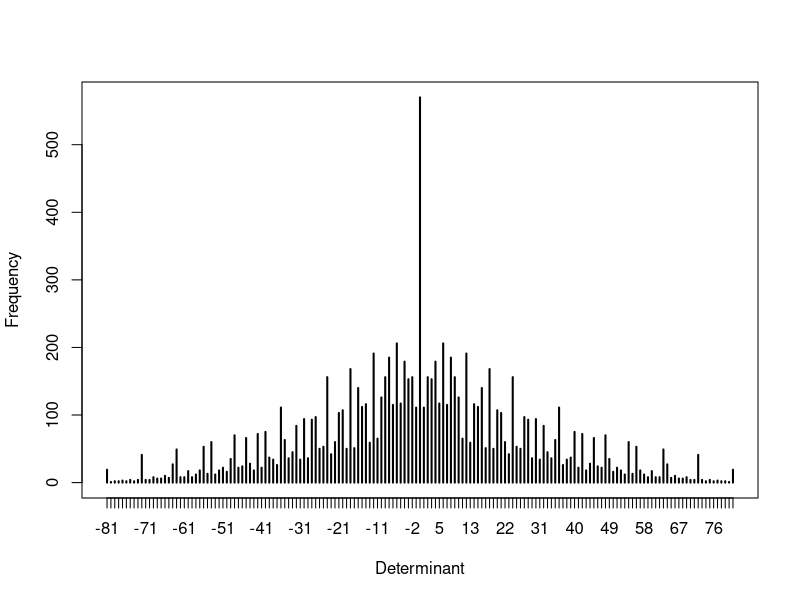

Reproduce this figure in R.
#################################################################
#################################################################
#################### RESUME STRUCTURES IN R #####################
#################################################################
#################################################################

# To make comments

 # Assignment of variables
a <- "Testing environment"
b <- 3+3

# Breaking points on R
# browser()

# Prints on R of multiple variables
print(c(a,b))

# To install packages from CRAN
# install.packages("ggplot2")
# install.packages("ggplot2", repos="http://cran.rstudio.com/")


###################################################
############# Vectors - Brief Summary #############
###################################################

# Different ways to declare a vector 
x <- c(10,9,8,7,6)
assign("x", c(10,9,8,7,6))
c(10,9,8,7,6) -> x

# Join two vectors
y <- c(x,0,x)
v <- 2*x + y + 1

# Add all the values from a vector
sum(x)

# Length Mean Min Max Sqrt
# There is not a method to calculate the mode
length(x)
mean(x)
median(x)
min(x)
max(x)
sqrt(x)

# Generating sequence of numbers
seq(-5, 5, by=.2) # From 5 a -5 with an interval of o.2
seq(length=51, from=-5, by=.2) # 51 intervals since -5 with an interval of 0.2

# Repeat the vector 5 times 
rep(x, times=5)

# Repeat each value of the vector 5 times each one
rep(x, each=5)

# How to create masks with conditions
temp <- x < 50 &  x > 37

# Missing values
z <- c(1:3,NA);
ind <- is.na(z) # Mask for na values

# Generate a sequence of vectors X1, Y2 ... X9, Y10
labs <- paste(c("X","Y"), 1:10, sep="")

# Filter NaN values
x[!is.na(x)]
# If it's not NaN and the values is bigger than 0 add 1 to each value
(x+1)[(!is.na(x)) & x>0]

# The vectors start in 1 not in 0 and it does not exist negative values as an index
x[1]
x[-1] # Delete the first element of the array the - exclude elements of the vector

# To take the last element an option could be
# - Reverse the list and take the first element of the list
# - The good part of this is totally independent of the index or if the size of the vector changes
# If not could rise an error by the index of the array
rev(x)[1]
# - Other option will be take the length of the array
x[length(x)]

# Filter an array by index
# - Two first elements
x[1:2]
# - Exclude the first two elements
x[-(1:2)]

# Join two list in a kind of table 
fruit <- c(5, 10, 1, 20)
names(fruit) <- c("orange", "banana", "apple", "peach")
lunch <- fruit[c("apple","orange")]

# Replace NaN values for 0
x[is.na(x)] <- 0
# Replace values by conditions 
x[x==100 | x==0] <- -999
# Take absolute values of a vector
abs(x)


#############################################################
############# Arrays and Matrix - Brief Summary #############
#############################################################
# - Declare a matrix
m <- array(1:20, dim=c(4,5))

# Matrix od zeros
array(0, dim=c(4,5))
# - Other way to declare arrays
array(0, c(3,4,2))

# Access to a value in a matrix
m[1,1]
# Negative index are not allowed for matrix

# Create a matrix from a vector
# -If the size indicated is lower than 3*4*2 the values are recycled from the beginning
h <- seq(length=24, from=0, by=1)
Z <- array(h, dim=c(3,4,2))

# function f(x; y) = cos(y)/(1 + x^2)
# f <- function(x, y) cos(y)/(1 + x^2) # Don't know actually what this do
# z <- outer(x, y, f)

d <- outer(0:9,0:9)
fr <- table(outer(d, d, "-"))
plot(fr, xlab="Determinant", ylab="Frequency")

# Transpose a matrix
t(fr)

# Type of a variable
class(fr)

# To do shape command as in python
dim(fr)

# Multiply matrix (It has to have the same dimensions)
fr*fr

# Well tables are not really well documented!!
# I miss a certain commands for some operations

#################################################
############# Lists - Brief Summary #############
#################################################

# Its more like a dictionary more than a list on python
lst_test <- list(name="Fred", wife="Mary", no.children=3,
              child.ages=c(4,7,9)) 

# Access an element from the list
lst_test$wife
lst_test$child.ages[2]
lst_test[['wife']]

# Introduce in a list a matrix, in one of the elements
lst_test[2] <- list(matrix=m)

# Concatenate lists`
lst_test <- c(lst_test, lst_test)
c(lst_test, lst_test$child.ages)


######################################################
############# Dataframes - Brief Summary #############
######################################################

# Declaration of a dataframe

lst_staf  <- c("This","is", "a", "test")
lst_incme <- c(10, 3, 7, 99)
lentils <- list(bike='Trek', bike='GHost', bike='Lapierre')

df <- data.frame(home=lst_staf, loot=lst_incme, shot=lst_incme)

# Read the first line of a dataframe
df[,1]
# Read the first column of a dataframe
df[1,]
# Read the name of the columns
df['home']
# Number of rows of the dataframes
nrow(df)
# Read the columns of the dataframe
colnames(df)
# Shape of the dataframe
dim(df)
# Filter a dataframe by name of the columns
df[, c('home', 'shot')]

# Loop to go through the different rows of the dataframe
for(i in 1:nrow(df)) {
  # 'i' represents the row index
  row <- df[i, ]
  print(row)
}

######################################################
############# Attributes - Brief Summary #############
######################################################

z <- 0:9
# From a vector of numbers transform it to text values
digits <- as.character(z)
numeric <- as.numeric(digits)
numeric <- as.integer(digits)
# Truncate where the position start to take the range a range of values determined
numeric[2 * 2:4]

# attr(z, "dim") <- c(10,10) # Don't know how this command works, don't even realize how to make it work

# Types of objects in R, or at least the mso important to know:
# - "numeric" 
# - "logical" 
# - "character" 
# - "list" 
# - "matrix"
# - "array"
# - "factor"
# - "data.frame"

 
#####################################################
############# Functions - Brief Summary #############
#####################################################
# Define a function on R
myFunction <- function(y1, y2) {
    suma <- y1+y2
    return (suma)
  }

val_sum <- myFunction(10, 10)

#####################################################
############### Loops - Brief Summary ###############
#####################################################

# Loop for
for (i in 1:5) {
  print(i)
}

# Loop while
x <- 1
while (x <= 5) {
  print(x)
  x <- x + 1
}

# Loop repeat
x <- 1
repeat {
  print(x)
  x <- x + 1
  if (x > 5) {
    break
  }
}

# Foreach loop
# - %do% -> indicate that the loop to be sequentially
# To do it parallel:
# - library(doParallel)
# - registerDoParallel(cores = 5)
# - This lines goes before start the loop
# - %dopar%
# - After the loop it goes the following line
# - stopImplicitCluster()
library(foreach)

foreach(i = 1:5) %do% {
  print(i)
}